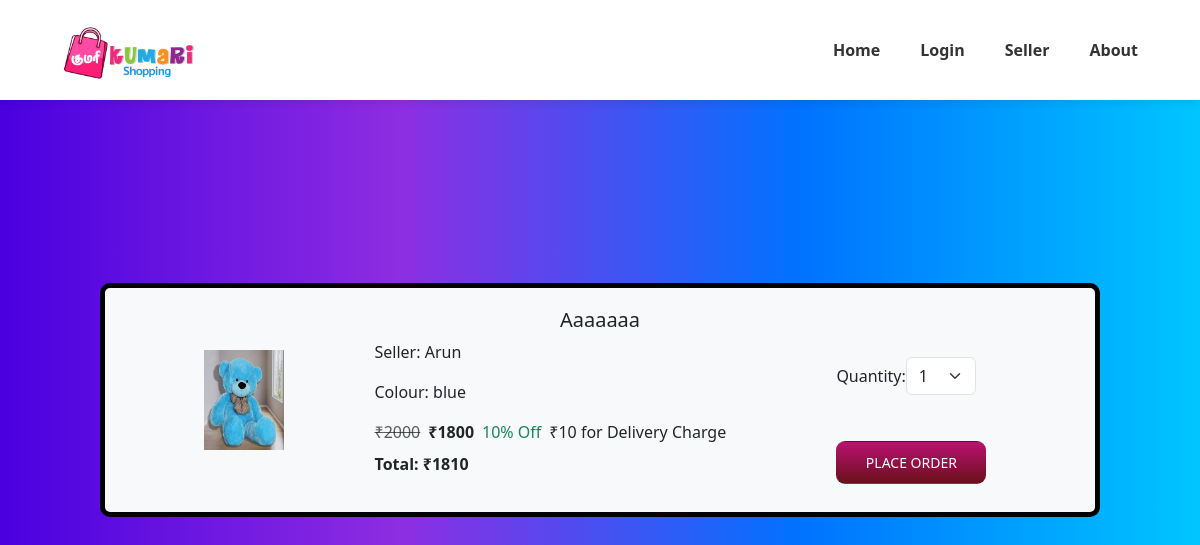
Screenshot of /buynow/17/ with the database file from the repository.
### accounts/models.py (models this page shows, shortened)
class Products(models.Model):
    seller = models.ForeignKey(CustomUser, on_delete=models.CASCADE, limit_choices_to={'user_type': 'seller'})
    image=models.ImageField(upload_to='product_images/')
    product_name=models.CharField(max_length=25,
        validators=[RegexValidator(r'^[a-zA-Z][a-zA-Z]*$','Enter a valid product name.')]
    )
    colour=models.CharField(max_length=20,
        validators=[RegexValidator(r'^[a-zA-Z][a-zA-Z]*$','Enter a valid colour.')]
    )
    description=models.CharField(max_length=200,
        validators=[RegexValidator(r'^[a-zA-Z0-9\s.,-]*$','Only alphanumeric characters and certain punctuation are allowed.')]
    )
    price=models.PositiveIntegerField()
    discount=models.PositiveIntegerField(
        validators=[RegexValidator(r'^\d{1,2}%?$', 'Enter a valid discount amount.')]
    )
    delivery_charge=models.PositiveIntegerField()
    stock=models.PositiveIntegerField()

class CustomUser(AbstractUser):
    user_role=(
        ('user','User'),
        ('seller','Seller'),
        ('admin','Admin'),
    )
    user_type= models.CharField(max_length=10,choices=user_role,default='user')
    user_profile=models.ImageField(
        upload_to='user_images',
        default='null',
        blank=False,
        validators=[FileExtensionValidator(allowed_extensions=['jpg', 'jpeg', 'png', 'svg','webp'])]
        )
    seller_profile=models.ImageField(
        upload_to='seller_images',
        default='null',
        blank=False,
        validators=[FileExtensionValidator(allowed_extensions=['jpg', 'jpeg', 'png', 'svg','webp'])]
        )
    mobile = models.CharField(
        max_length=14,
        unique=True,
        validators=[RegexValidator(r'^\+91\s?\d{10}$', 'Enter a valid mobile number with country code.')],
        verbose_name='Mobile Number'
    )
    address = models.TextField(
        max_length=150,
        blank=False,
        verbose_name='Address'
    )
    username = models.CharField(
        max_length=150,  # You can change this if needed
        unique=True,
        blank=False,
        null=False,
        validators=[RegexValidator(r'^[a-zA-Z][a-zA-Z0-9]*$','Username only starts with alphabetic characters')]
    )
    first_name = models.CharField(
        max_length=50,
        blank=False,
        validators=[RegexValidator(r'^[a-zA-Z]+$', 'Only alphabetic characters are allowed.')]
    )
    last_name = models.CharField(
        max_length=50,
        blank=False,
        validators=[RegexValidator(r'^[a-zA-Z]+$', 'Only alphabetic characters are allowed.')]
        )
    email = models.EmailField(
        blank=False,
        unique=True)
    is_active = models.BooleanField(default=True)
    objects = CustomUserManager()
    USERNAME_FIELD = 'username'
    REQUIRED_FIELDS = ['mobile']

### accounts/views.py (the view, shortened to what this page needs)
# urls.py: path('buynow/<int:product_id>/', views.buynow_view, name='buynow'),
def buynow_view(request, product_id):
    product = get_object_or_404(Products, id=product_id)
    if product.stock == 0:
        messages.error(request,'This product is currently out of stock.')
        return redirect('product_search')
    quantity = 1
    request.session['buy_now_quantity'] = quantity
    stock_range = range(1, product.stock + 1)
    price_details=calculate_price(product,quantity)
    context = {
        'product': product,
        'quantity': quantity,
        'stock_range':stock_range,
        **price_details
    }
    return render(request, 'buynow.html', context)

### accounts/views.py (called while the page is built)
def calculate_price(product, quantity):
    price = product.price * quantity
    discount = product.discount
    delivery_charge = product.delivery_charge
    delivery_amount = price + delivery_charge
    discount_amount = price * discount / 100
    discount_price = price - discount_amount
    total_price = int(discount_price + delivery_charge)
    return {
        'price': price,
        'discount_amount': int(discount_amount),
        'discount_price': int(discount_price),
        'total_price_new': total_price,
        'delivery_charge': delivery_charge,
        'delivery_amount': delivery_amount
    }

### templates/buynow.html (shortened to what this page needs)
{% extends "base.html" %}
{% load static %}
{% block content %}
<div class="new">
<div class="cart-container bg-light">
    <div class="cart-left">
        <div class="container-fluid">
        <div class="row align-items-center">
            <div class="col-12 col-md-3 text-center mb-3 mb-md-0">
                <img src="{{ product.image.url }}" alt="no_img" height="100" width="80">
            </div>
            <div class="col-12 col-md-6 text-start product-details">
                <h5>{{ product.product_name|title }}</h5>
                <p>Seller: {{ product.seller.username }}</p>
                <p>Colour: {{ product.colour }}</p>
                <div class="d-flex flex-wrap align-items-center gap-2">
                    <span class="text-decoration-line-through text-muted">₹{{ price }}</span>
                    <span class="fw-bold">₹{{ discount_price }}</span>
                    <span class="text-success">{{ product.discount }}% Off</span>
                    <span class="me-2">₹{{ product.delivery_charge }} for Delivery Charge</span>
                </div>
                <p class="fw-bold mt-2">Total: ₹{{ total_price_new }}</p>
            </div>
            <div class="col-12 col-md-3 text-center">
                <div class="btn-group mb-3 d-flex justify-content-center align-items-center quantity" role="group">
                    <label for="quantity" class="mb-0">Quantity:</label>
                    <form method="POST">
                        <select name="quantity" id="quantity" class="form-select" style="width: 70px;" onchange="this.form.submit()">
                            {% for i in stock_range %}
                                <option value="{{ i }}" {% if i == quantity %}selected{% endif %}>{{ i }}</option>
                            {% endfor %}
                        </select>
                    </form>
                </div>
                    <div class="place_order">
                        <div class="text-center mt-3">
                            <a href="{% url 'place_order' product.id %}" class="btn remove btn-sm placeorder">
                                PLACE ORDER </a>
                        </div>
                    </div>
                </div>
            </div>
        </div>
        </div>
    </div>
</div>
{% endblock %}

### static/css/style.css (style rules this page uses)
h5 { text-align: center; }
body { margin: 0; padding: 0; height: 100%; }

### templates/buynow.html (style rules this page uses)
.cart-container { border: 5px solid black; border-radius: 10px; width: 90%; max-width: 1000px; background-color: white; padding: 20px; }
.new { position: fixed; top: 50%; left: 50%; transform: translate(-50%, -50%); background: linear-gradient(to right, #4a00e0, #8e2de2, #0072ff, #00c6ff); width: 100vw; height: 100vh; display: flex; justify-content: center; align-items: center; }
.cart-container { border: 5px solid black; border-radius: 10px; width: 90%; justify-content: center; align-items: center; }
body { padding: 0; overflow: hidden; }
.place_order { display: flex; justify-content: center; margin-top: 30px; margin-left: -42%; }
.placeorder { background: linear-gradient(#B91372, #6B0F1A); color: white; border-radius: 9px; padding: 10px 20px; text-align: center; width: 150px; margin: 0 auto; }
.quantity { margin-top: 40px; margin-left: -47%; }

### rows the page displays
Products: image (picture), product_name "Aaaaaaa", seller.username "Arun", colour "blue", discount "10", delivery_charge "10"

### other values shown
{{ price }} "2000"
{{ discount_price }} "1800"
{{ total_price_new }} "1810"
form field quantity "1"
